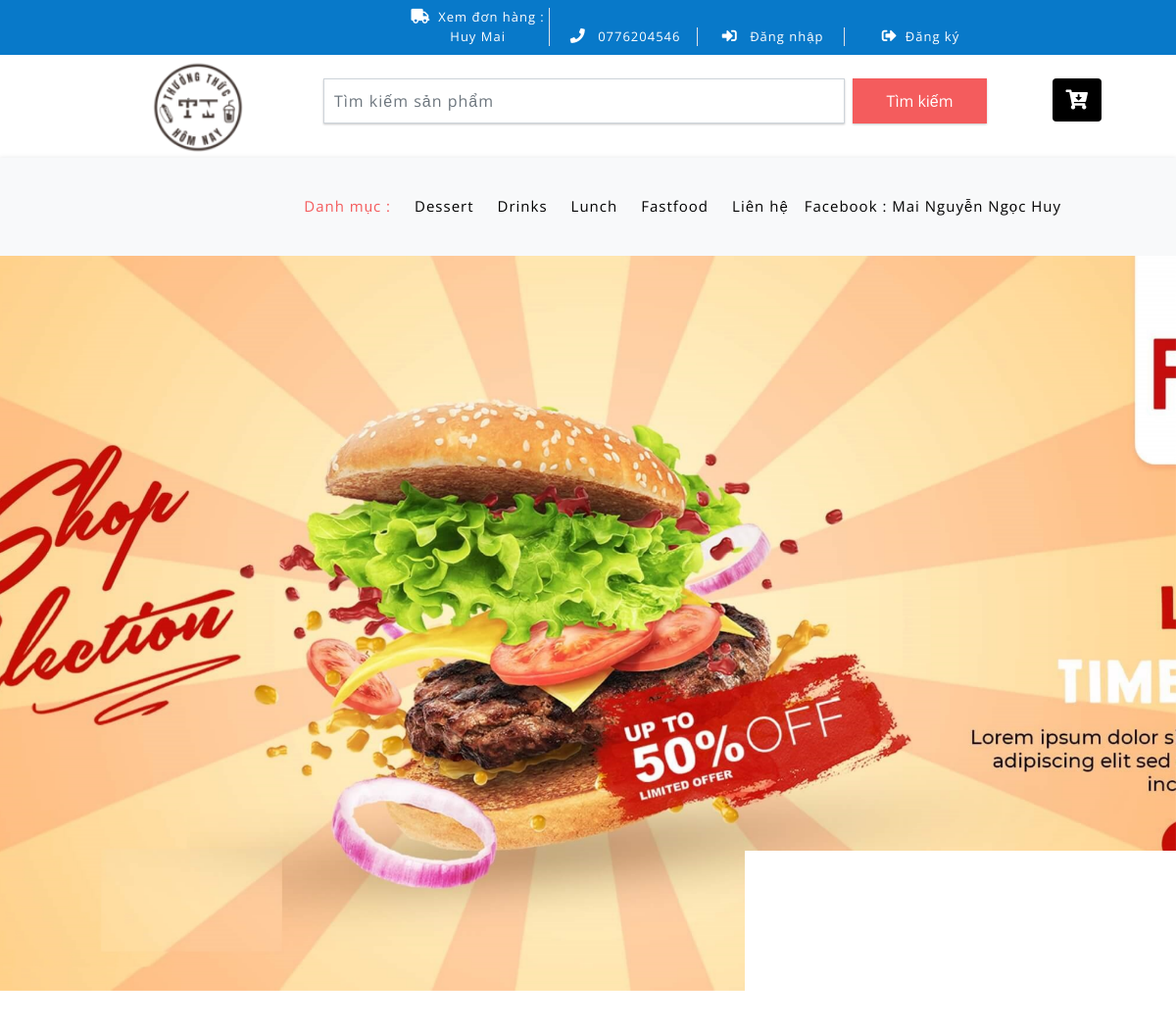
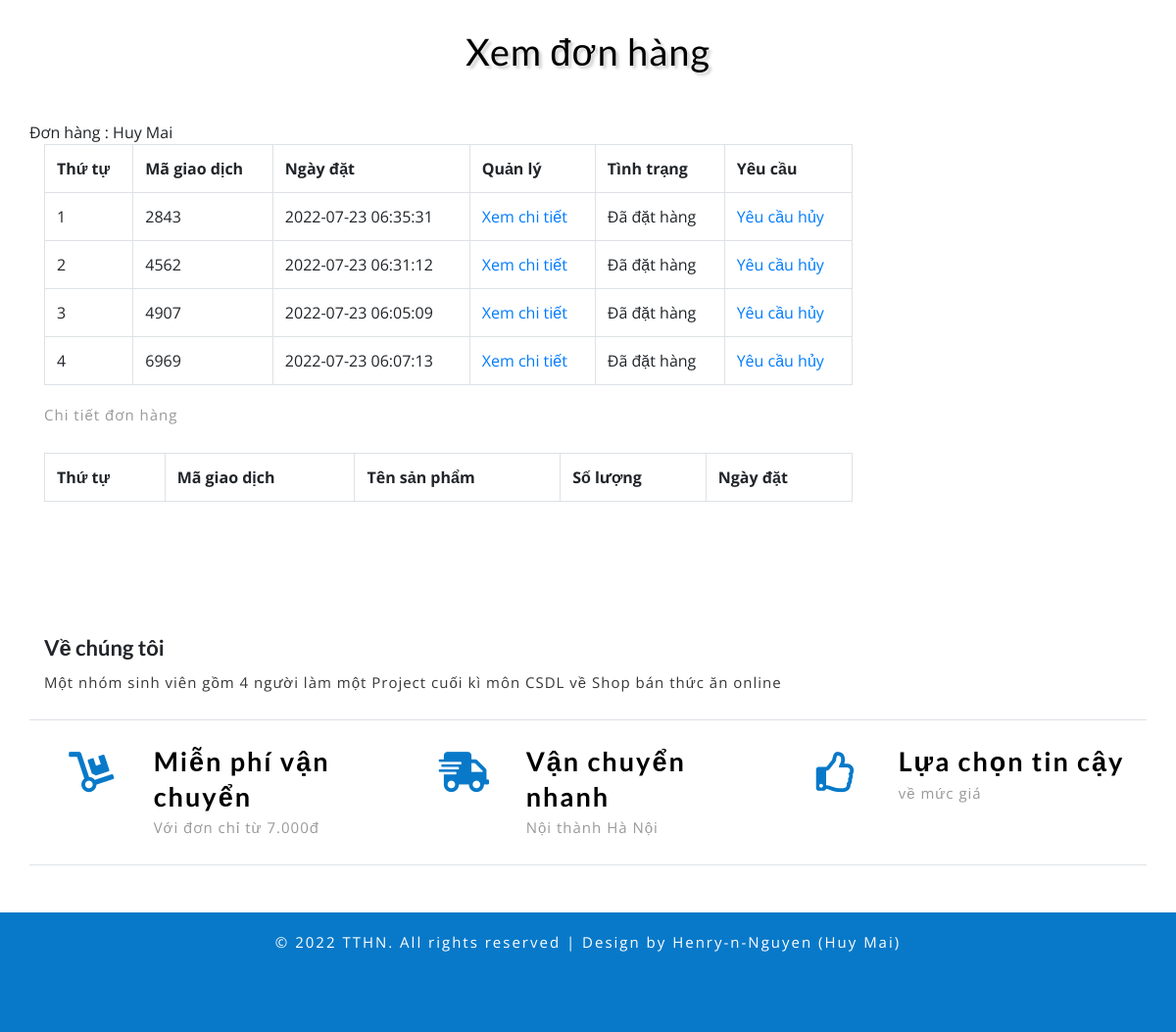
Page /index.php?quanly=xemdonhang&khachhang=29 (signed in) on the committed database (2 pictures, top to bottom).
### tables this page shows
CREATE TABLE `tbl_category` (
  `category_id` int(11) NOT NULL,
  `category_name` varchar(50) NOT NULL
);

CREATE TABLE `tbl_slider` (
  `slider_id` int(11) NOT NULL,
  `slider_image` varchar(100) NOT NULL,
  `slider_caption` text NOT NULL,
  `slider_active` int(11) NOT NULL DEFAULT 1
);

CREATE TABLE `tbl_giaodich` (
  `giaodich_id` int(11) NOT NULL,
  `sanpham_id` int(11) NOT NULL,
  `soluong` int(11) NOT NULL,
  `magiaodich` varchar(50) NOT NULL,
  `ngaythang` timestamp NOT NULL DEFAULT current_timestamp() ON UPDATE current_timestamp(),
  `khachhang_id` int(11) NOT NULL,
  `tinhtrangdon` int(11) NOT NULL DEFAULT 0,
  `huydon` int(11) NOT NULL DEFAULT 0
);

### include/xemdonhang.php (the view, shortened to what this page needs)
<div class="ads-grid py-sm-5 py-4">
	<div class="container py-xl-4 py-lg-2">
		<h3 class="tittle-w3l text-center mb-lg-5 mb-sm-4 mb-3">Xem đơn hàng</h3>
		<div class="row">
			<div class="agileinfo-ads-display col-lg-9">
				<div class="wrapper">
						<div class="row">
							<?php
							if(isset($_SESSION['dangnhap_home'])){
								echo 'Đơn hàng : '.$_SESSION['dangnhap_home'];
							}
							?>
						<div class="col-md-12">
							<?php
							if(isset($_GET['khachhang'])){
								$id_khachhang = $_GET['khachhang'];
							}else{
								$id_khachhang = '';
							}
							$sql_select = mysqli_query($con,"SELECT * FROM tbl_giaodich WHERE tbl_giaodich.khachhang_id='$id_khachhang' GROUP BY tbl_giaodich.magiaodich");
							?>
							<table class="table table-bordered ">
								<tr>
									<th>Thứ tự</th>
									<th>Mã giao dịch</th>
									<th>Ngày đặt</th>
									<th>Quản lý</th>
									<th>Tình trạng</th>
									<th>Yêu cầu</th>
								</tr>
								<?php
								$i = 0;
								while($row_donhang = mysqli_fetch_array($sql_select)){
									$i++;
								?>
								<tr>
									<td><?php echo $i; ?></td>
									<td><?php echo $row_donhang['magiaodich']; ?></td>
									<td><?php echo $row_donhang['ngaythang'] ?></td>
									<td><a href="index.php?quanly=xemdonhang&khachhang=<?php echo $_SESSION['khachhang_id'] ?>&magiaodich=<?php echo $row_donhang['magiaodich'] ?>">Xem chi tiết</a></td>
									<td><?php
									if($row_donhang['tinhtrangdon']==0){
										echo 'Đã đặt hàng';
									}else{
										echo 'Đã xử lý | Đang giao hàng';
									}
									?></td>
									<td>
										<?php
										if($row_donhang['huydon']==0){
										?>
										<a href="index.php?quanly=xemdonhang&khachhang=<?php echo $_SESSION['khachhang_id'] ?>&magiaodich=<?php echo $row_donhang['magiaodich'] ?>&huydon=1">Yêu cầu hủy</a>
										<?php
									}elseif($row_donhang['huydon']==1){
										?>
										<p>Đang chờ hủy...</p>
										<?php
										}else{
											echo 'Đã hủy';
										}
										?>
									</td>
								</tr>
								 <?php
								}
								?>
							</table>
						</div>
						<div class="col-md-12">
							<p>Chi tiết đơn hàng</p><br>
							<table class="table table-bordered ">
								<tr>
									<th>Thứ tự</th>
									<th>Mã giao dịch</th>
									<th>Tên sản phẩm</th>
									<th>Số lượng</th>
									<th>Ngày đặt</th>
								</tr>
							</table>
						</div>
						</div>
				</div>
			</div>
		</div>
	</div>
</div>

### include/menu.php (shortened to what this page needs)
<div class="navbar-inner">
		<div class="container">
			<nav class="navbar navbar-expand-lg navbar-light bg-light" style="height: 100px">
				<div class="collapse navbar-collapse" id="navbarSupportedContent">
					<ul class="navbar-nav ml-auto text-center mr-xl-5">
						<li class="nav-item active mr-lg-2 mb-lg-0 mb-2">
							<a class="nav-link" href="">Danh mục :
							</a>
						</li>
						<?php
							$sql_category_danhmuc = mysqli_query($con,'SELECT * FROM tbl_category ORDER BY category_id DESC');
							while($row_category_danhmuc = mysqli_fetch_array($sql_category_danhmuc)){
						?>
						<li class="nav-item  mr-lg-2 mb-lg-0 mb-2">
							<a class="nav-link " href="?quanly=danhmuc&id=<?php echo $row_category_danhmuc['category_id'] ?>" role="button"  aria-haspopup="true" aria-expanded="false">
								<?php echo $row_category_danhmuc['category_name'] ?>
							</a>
						</li>
						<?php
						}
						?>
						<li class="nav-item">
							<a class="nav-link" href="contact.php">Liên hệ</a>
						</li>
						<li class="nav-item">
							<a class="nav-link" href="https://www.facebook.com/profile.php?id=100023627074663">Facebook : Mai Nguyễn Ngọc Huy</a>
						</li>
					</ul>
				</div>
			</nav>
		</div>
	</div>

### include/slider.php
<div id="carouselExampleIndicators" class="carousel slide" data-ride="carousel">
	<div class="carousel-inner">
		<?php
		$sql_slider = mysqli_query($con,"SELECT * FROM tbl_slider WHERE slider_active='1' ORDER BY slider_id");
		while($row_slider = mysqli_fetch_array($sql_slider)){
		?>
		<div class="carousel-item item active" style="background: url(./images/<?php echo $row_slider['slider_image'] ?>) no-repeat center; background-size: cover; height: 750px;">
		</div>
		<?php
		}
		?>
	</div>
</div>

### css/style.css (style rules this page uses)
html, body { margin: 0; font-size: 100%; background: #fff; font-family: 'Open Sans', sans-serif; }
body a { text-decoration: none; transition: 0.5s all; -webkit-transition: 0.5s all; -moz-transition: 0.5s all; -o-transition: 0.5s all; -ms-transition: 0.5s all; }
a { transition: 0.5s all; -webkit-transition: 0.5s all; -moz-transition: 0.5s all; -o-transition: 0.5s all; -ms-transition: 0.5s all; }
h1, h2, h3, h4, h5, h6 { margin: 0; font-family: 'Lato', sans-serif; }
p { margin: 0; letter-spacing: 1px; font-size: 15px; line-height: 1.9; color: #999; font-family: 'Open Sans', sans-serif; }
ul { margin: 0; padding: 0; }
.navbar-inner { background: #f8f9fa; box-shadow: 0px 2px 6px 1px rgba(0, 0, 0, 0.13); }
.navbar-light .navbar-nav .nav-link { letter-spacing: 1px; font-size: 15px; color: #000; }
.navbar-light .navbar-nav .show>.nav-link, .navbar-light .navbar-nav .active>.nav-link, .navbar-light .navbar-nav .nav-link.show, .navbar-light .navbar-nav .nav-link.active { color: #F45C5D; }
h3.tittle-w3l { color: #000; font-size: 38px; letter-spacing: 1px; text-shadow: 3px 3px 3px rgba(0, 0, 0, 0.19); }

### rows in the picture
tbl_category: category_name "Dessert"
tbl_category: category_name "Drinks"
tbl_category: category_name "Lunch"
tbl_category: category_name "Fastfood"
tbl_slider: slider_image (picture)
tbl_giaodich: magiaodich "2843", ngaythang "2022-07-23 06:35:31", tinhtrangdon "Đã đặt hàng"
tbl_giaodich: magiaodich "4562", ngaythang "2022-07-23 06:31:12", tinhtrangdon "Đã đặt hàng"
tbl_giaodich: magiaodich "4907", ngaythang "2022-07-23 06:05:09", tinhtrangdon "Đã đặt hàng"
tbl_giaodich: magiaodich "6969", ngaythang "2022-07-23 06:07:13", tinhtrangdon "Đã đặt hàng"

### other values in the picture
$_SESSION['dangnhap_home'] "Huy Mai"
